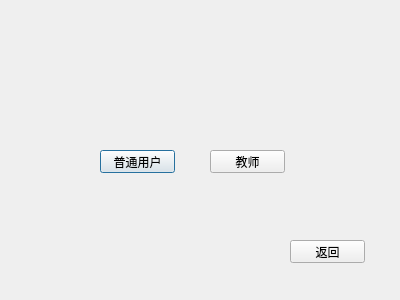
<?xml version="1.0" encoding="UTF-8"?>
<ui version="4.0">
 <class>uguanli</class>
 <widget class="QDialog" name="uguanli">
  <property name="geometry">
   <rect>
    <x>0</x>
    <y>0</y>
    <width>400</width>
    <height>300</height>
   </rect>
  </property>
  <property name="windowTitle">
   <string>Dialog</string>
  </property>
  <widget class="QPushButton" name="pushButton">
   <property name="geometry">
    <rect>
     <x>100</x>
     <y>150</y>
     <width>75</width>
     <height>23</height>
    </rect>
   </property>
   <property name="text">
    <string>普通用户</string>
   </property>
  </widget>
  <widget class="QPushButton" name="pushButton_2">
   <property name="geometry">
    <rect>
     <x>210</x>
     <y>150</y>
     <width>75</width>
     <height>23</height>
    </rect>
   </property>
   <property name="text">
    <string>教师</string>
   </property>
  </widget>
  <widget class="QPushButton" name="pushButton_3">
   <property name="geometry">
    <rect>
     <x>290</x>
     <y>240</y>
     <width>75</width>
     <height>23</height>
    </rect>
   </property>
   <property name="text">
    <string>返回</string>
   </property>
  </widget>
 </widget>
 <resources/>
 <connections/>
</ui>
